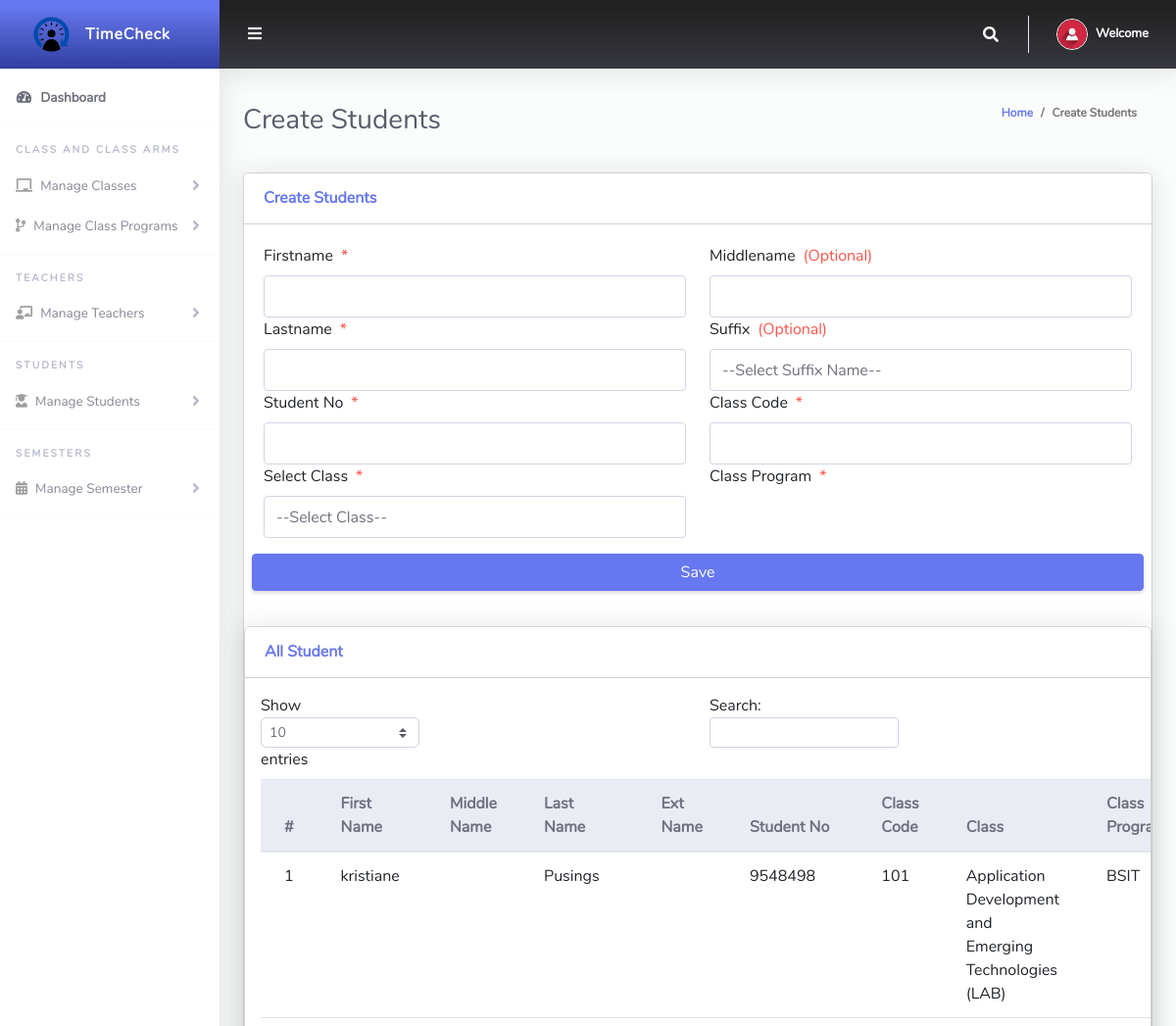
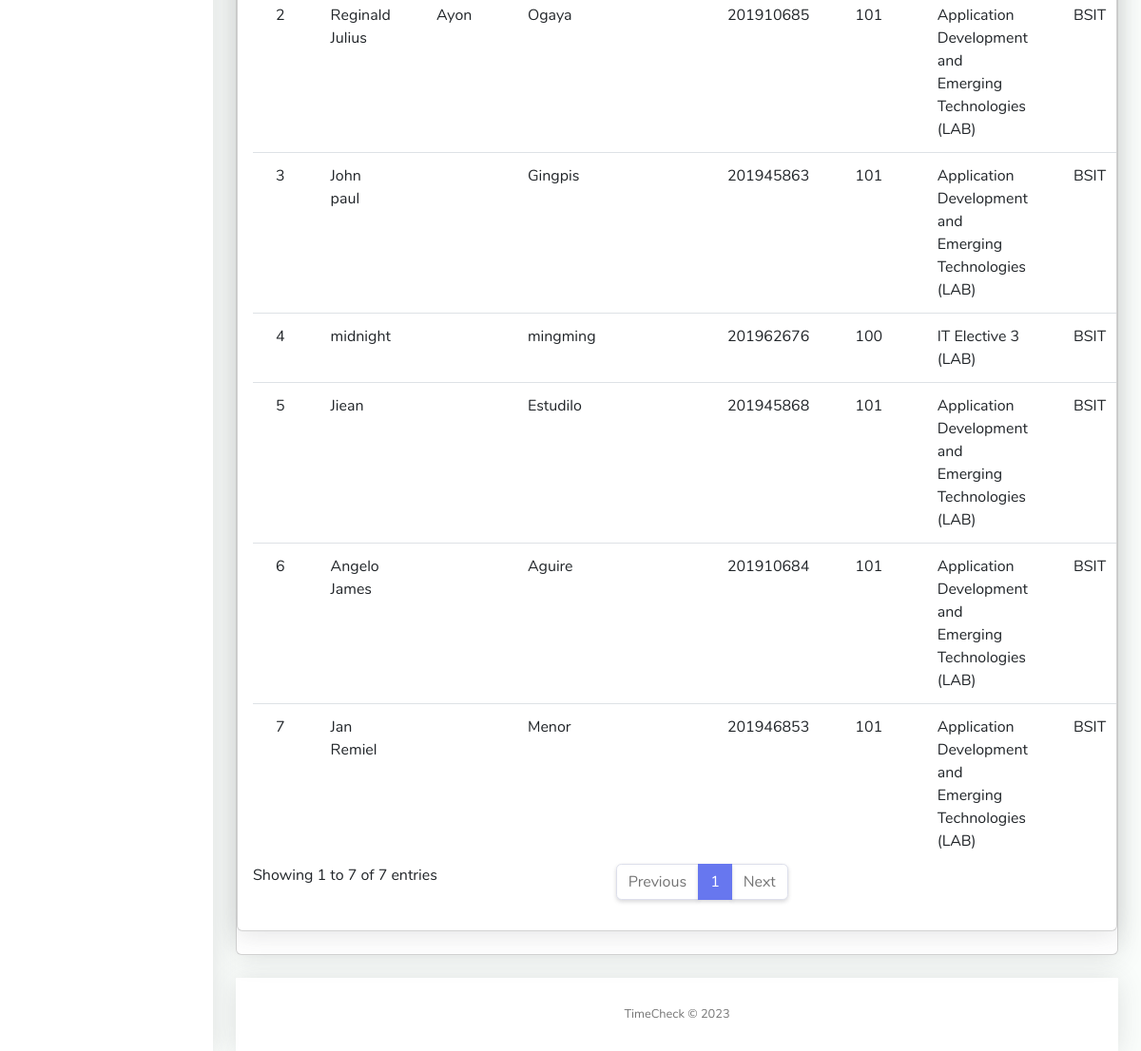
The page /Admin/createStudents.php (signed in) on the database its author committed (2 pictures, top to bottom).
### tables this page shows
CREATE TABLE `tblstudents` (
  `Id` int(10) NOT NULL,
  `firstName` varchar(255) NOT NULL,
  `middlename` text NOT NULL,
  `lastName` varchar(255) NOT NULL,
  `extName` text NOT NULL,
  `otherName` varchar(255) NOT NULL,
  `admissionNumber` varchar(255) NOT NULL,
  `password` varchar(50) NOT NULL,
  `classId` varchar(10) NOT NULL,
  `classArmId` varchar(10) NOT NULL,
  `dateCreated` varchar(50) NOT NULL
);

CREATE TABLE `tblclass` (
  `Id` int(10) NOT NULL,
  `className` varchar(255) NOT NULL
);

CREATE TABLE `tblclassarms` (
  `Id` int(10) NOT NULL,
  `classId` varchar(10) NOT NULL,
  `classArmName` varchar(255) NOT NULL,
  `isAssigned` varchar(10) NOT NULL
);

### Admin/createStudents.php (the view, shortened to what this page needs)
<?php
include '../Includes/dbcon.php';
?>
<!DOCTYPE html>
<html lang="en">
<head>
<link href="https://cdn.jsdelivr.net/npm/bootstrap@5.3.0/dist/css/bootstrap.min.css" rel="stylesheet">
  <link href="../vendor/fontawesome-free/css/all.min.css" rel="stylesheet" type="text/css">
  <link href="../vendor/bootstrap/css/bootstrap.min.css" rel="stylesheet" type="text/css">
  <link href="css/ruang-admin.min.css" rel="stylesheet">
</head>
<body id="page-top">
  <div id="wrapper">
      <?php include "Includes/sidebar.php";?>
    <div id="content-wrapper" class="d-flex flex-column">
      <div id="content">
       <?php include "Includes/topbar.php";?>
        <div class="container-fluid" id="container-wrapper">
          <div class="d-sm-flex align-items-center justify-content-between mb-4">
            <h1 class="h3 mb-0 text-gray-800">Create Students</h1>
            <ol class="breadcrumb">
              <li class="breadcrumb-item"><a href="./">Home</a></li>
              <li class="breadcrumb-item active" aria-current="page">Create Students</li>
            </ol>
          </div>
          <div class="row">
            <div class="col-lg-12">
              <div class="card mb-4">
                <div class="card-header py-3 d-flex flex-row align-items-center justify-content-between">
                  <h6 class="m-0 font-weight-bold text-primary">Create Students</h6>
                </div>
                <div class="card-body">
                  <form method="post">
                   <div class="form-group row mb-3">
                        <div class="col-xl-6">
                        <label class="form-control-label">Firstname<span class="text-danger ml-2">*</span></label>
                        <input type="text" class="form-control" required name="firstName" value="<?php echo $row['firstName'];?>" id="exampleInputFirstName" required >
                        </div>
                        <div class="col-xl-6">
                        <label class="form-control-label">Middlename<span class="text-danger ml-2">(Optional)</span></label>
                        <input type="text" class="form-control" name="middleName" value="<?php echo $row['middlename'];?>" id="exampleInputMiddleName" >
                        </div>
                        <div class="col-xl-6">
                        <label class="form-control-label">Lastname<span class="text-danger ml-2">*</span></label>
                      <input type="text" class="form-control" required name="lastName" value="<?php echo $row['lastName'];?>" id="exampleInputFirstName" required>
                        </div>
                        <div class="col-xl-6">
    <label class="form-control-label">Suffix<span class="text-danger ml-2">(Optional)</span></label>
    <select class="form-control" name="extName" id="exampleExtName">
        <option value="">--Select Suffix Name--</option>
    </select>
</div>
                        <div class="col-xl-6">
                        <label class="form-control-label">Student No<span class="text-danger ml-2">*</span></label>
                        <input type="text" class="form-control" required name="otherName" value="<?php echo $row['otherName'];?>" id="exampleInputFirstName" >
                        </div>
                        <div class="col-xl-6">
                        <label class="form-control-label">Class Code<span class="text-danger ml-2">*</span></label>
                      <input type="text" class="form-control" required name="admissionNumber" value="<?php echo $row['admissionNumber'];?>" id="exampleInputFirstName" >
                        </div>
                        <div class="col-xl-6">
                        <label class="form-control-label">Select Class<span class="text-danger ml-2">*</span></label>
                         <?php
                        $qry= "SELECT * FROM tblclass ORDER BY className ASC";
                        $result = $conn->query($qry);
                        $num = $result->num_rows;
                        if ($num > 0){
                          echo ' <select required name="classId" onchange="classArmDropdown(this.value)" class="form-control mb-3">';
                          echo'<option value="">--Select Class--</option>';
                                  echo '</select>';
                              }
                            ?>
                        </div>
                        <div class="col-xl-6">
                        <label class="form-control-label">Class Program<span class="text-danger ml-2">*</span></label>
                        </div>
                      <?php
                    if (isset($Id))
                    {
                    ?>
                    <button type="submit" name="update" class="btn btn-warning">Update</button>
                    &nbsp;&nbsp;&nbsp;&nbsp;&nbsp;&nbsp;&nbsp;&nbsp;&nbsp;&nbsp;
                    <?php
                    } else {
                    ?>
                    <button type="submit" name="save" class="btn btn-primary">Save</button>
                    <?php
                    }
                    ?>
                  </form>
                </div>
              </div>
                 <div class="row">
              <div class="col-lg-12">
              <div class="card mb-4">
                <div class="card-header py-3 d-flex flex-row align-items-center justify-content-between">
                  <h6 class="m-0 font-weight-bold text-primary">All Student</h6>
                </div>
                <div class="table-responsive p-3">
                  <table class="table align-items-center table-flush table-hover" id="dataTableHover">
                    <thead class="thead-light">
                      <tr>
                        <th>#</th>
                        <th>First Name</th>
                        <th>Middle Name</th>
                        <th>Last Name</th>
                        <th>Ext Name</th>
                        <th>Student No</th>
                        <th>Class Code</th>
                        <th>Class</th>
                        <th>Class Program</th>
                      </tr>
                    </thead>
                    <tbody>
                  <?php
                      $query = "SELECT tblstudents.Id,tblclass.className,tblclassarms.classArmName,tblclassarms.Id AS classArmId,tblstudents.firstName,tblstudents.middlename,
                      tblstudents.lastName,tblstudents.extName,tblstudents.otherName,tblstudents.admissionNumber,tblstudents.dateCreated
                      FROM tblstudents
                      INNER JOIN tblclass ON tblclass.Id = tblstudents.classId
                      INNER JOIN tblclassarms ON tblclassarms.Id = tblstudents.classArmId";
                      $rs = $conn->query($query);
                      $num = $rs->num_rows;
                      $sn=0;
                      if($num > 0)
                      {
                        while ($rows = $rs->fetch_assoc())
                          {
                             $sn = $sn + 1;
                            echo"
                              <tr>
                                <td>".$sn."</td>
                                <td>".$rows['firstName']."</td>
                                <td>".$rows['middlename']."</td>
                                <td>".$rows['lastName']."</td>
                                <td>".$rows['extName']."</td>
                                <td>".$rows['otherName']."</td>
                                <td>".$rows['admissionNumber']."</td>
                                <td>".$rows['className']."</td>
                                <td>".$rows['classArmName']."</td>
                                 <td>".$rows['dateCreated']."</td>
                                <td>
                                <a href='?action=edit&Id=".$rows['Id']."'><i class='fas fa-fw fa-edit'></i></a>
                                </td>
                                <td>
                                <a href='?action=delete&Id=".$rows['Id']."' onclick='return confirmDelete()'>
                                  <i class='fas fa-fw fa-trash'></i>
                                </a>
                              </td>
                              </tr>";
                          }
                      }
                      ?>
                    </tbody>
                  </table>
                </div>
              </div>
            </div>
            </div>
          </div>
        </div>
      </div>
       <?php include "Includes/footer.php";?>
    </div>
  </div>
</body>
</html>

### rows shown on the page
tblstudents: firstName "kristiane", lastName "Pusings", otherName "9548498", admissionNumber "101", classId.className "Application Development and Emerging Technologies (LAB)", classArmId.classArmName "BSIT"
tblstudents: firstName "Reginald Julius", middlename "Ayon", lastName "Ogaya", otherName "201910685", admissionNumber "101", classId.className "Application Development and Emerging Technologies (LAB)", classArmId.classArmName "BSIT"
tblstudents: firstName "John paul", lastName "Gingpis", otherName "201945863", admissionNumber "101", classId.className "Application Development and Emerging Technologies (LAB)", classArmId.classArmName "BSIT"
tblstudents: firstName "midnight", lastName "mingming", otherName "201962676", admissionNumber "100", classId.className "IT Elective 3 (LAB)", classArmId.classArmName "BSIT"
tblstudents: firstName "Jiean", lastName "Estudilo", otherName "201945868", admissionNumber "101", classId.className "Application Development and Emerging Technologies (LAB)", classArmId.classArmName "BSIT"
tblstudents: firstName "Angelo James", lastName "Aguire", otherName "201910684", admissionNumber "101", classId.className "Application Development and Emerging Technologies (LAB)", classArmId.classArmName "BSIT"
tblstudents: firstName "Jan Remiel", lastName "Menor", otherName "201946853", admissionNumber "101", classId.className "Application Development and Emerging Technologies (LAB)", classArmId.classArmName "BSIT"
